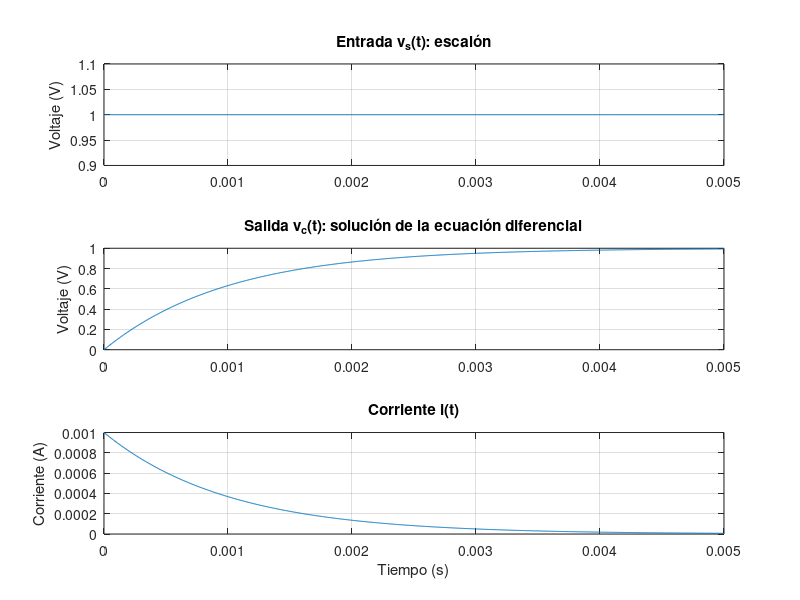

MATLAB code to generate this figure:
% Parámetros del circuito
R = 1e3;          % Resistencia (Ohm)
C = 1e-6;         % Capacitancia (Farad)
tau = R*C;        % Constante de tiempo: tau = RC

% Vector de tiempo
t = linspace(0, 5*tau, 1000);
% Estamos observando el sistema en un intervalo de varias constantes de tiempo

% Entrada: escalón unitario
vs = ones(size(t));
% Matemáticamente: v_s(t) = 1 para t >= 0

% Solución analítica de la ecuación diferencial:
% dv_c/dt + (1/RC)*v_c = (1/RC)*v_s
%
% Para entrada escalón, la solución es:
% v_c(t) = 1 - e^(-t/RC)

vc = 1 - exp(-t/tau);

% Esto viene de resolver:
% dv_c/dt = (1/RC)(1 - v_c)
%
% Es decir, la tasa de cambio depende de qué tan lejos está vc de 1

% Corriente usando ley de Ohm:
i = (vs - vc)/R;

% Esto corresponde a:
% i(t) = (v_s(t) - v_c(t)) / R
%
% Y también cumple:
% i(t) = C * dv_c/dt
%
% (puedes verificar derivando vc)

% ==============================
% Visualización
% ==============================

figure

subplot(3,1,1)
plot(t, vs)
title('Entrada v_s(t): escalón')
ylabel('Voltaje (V)')
grid on
% Representa la excitación del sistema

subplot(3,1,2)
plot(t, vc)
title('Salida v_c(t): solución de la ecuación diferencial')
ylabel('Voltaje (V)')
grid on
% Esta es la solución de:
% dv_c/dt + (1/RC)v_c = (1/RC)
%
% Observa:
% - crecimiento exponencial
% - límite en 1 (estado estacionario)

subplot(3,1,3)
plot(t, i)
title('Corriente i(t)')
xlabel('Tiempo (s)')
ylabel('Corriente (A)')
grid on
% Esta es:
% i(t) = (1/R)e^(-t/RC)
%
% Interpretación:
% - al inicio hay máxima corriente (capacitor descargado)
% - luego decae exponencialmente
